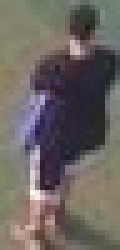
#> input picture person/9999962_00000_d_0000006_17.jpg, 24 x 50 px (shown 5 times larger)
$ python copy-paste_simple.py
#> lines starting #> are read from the running program, lines starting #| are printed output that depends on the picture; after the words box and inside, x2 and y2 are one past the last pixel; in counts of white or black regions, pixels touching at a corner belong together
# Importaciones necesarias
import cv2
import numpy as np

# Leer imágenes
src = cv2.imread("person/9999962_00000_d_0000006_17.jpg")
#> src is the input picture: shape (50, 24, 3); mean B, G, R 96.5, 101.3, 106.5
dst = cv2.imread("images/9999962_00000_d_0000006.jpg")
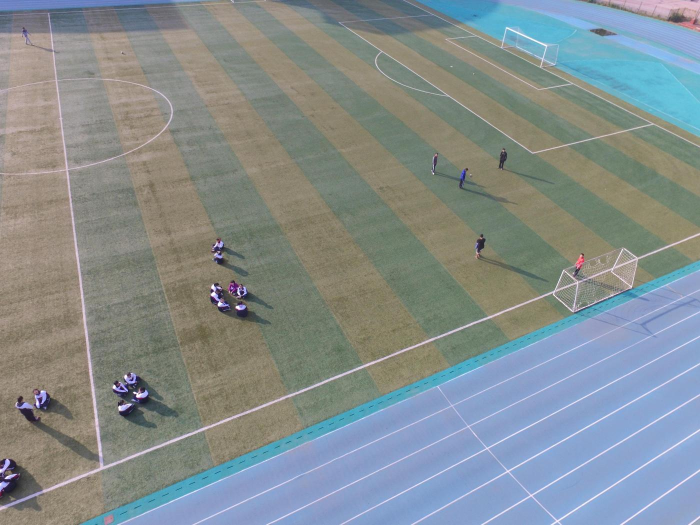
#> input picture images/9999962_00000_d_0000006.jpg, 1400 x 1050 px (shown at 1/2 size)
#> dst is the input picture: shape (1050, 1400, 3); mean B, G, R 142.4, 141.4, 132.7

# Crea una máscara aproximada alrededor del objeto
src_mask = np.zeros(src.shape[:2], dtype=np.uint8)  # Máscara en escala de grises
poly = np.array([
    [0, 0],
    [50, 0],
    [100, 50],
    [0, 100]
], np.int32)

cv2.fillPoly(src_mask, [poly], 255)  # Llenar con blanco (255)
#> src_mask: shape (50, 24); every value is 255

# Posición donde se colocará (esquina superior izquierda)
x_offset = 1056 - src.shape[1]//2  # Centrar horizontalmente
#> x_offset = 1044
y_offset = 728 - src.shape[0]//2   # Centrar verticalmente
#> y_offset = 703

# Asegurar que no se salga de los límites
x_offset = max(0, min(x_offset, dst.shape[1] - src.shape[1]))
y_offset = max(0, min(y_offset, dst.shape[0] - src.shape[0]))

# Crear una copia de la imagen destino
output = dst.copy()

# Aplicar la máscara y pegar la región
for y in range(src.shape[0]):
    for x in range(src.shape[1]):
        if src_mask[y, x] > 0:  # Si el pixel está en la máscara
            if (y + y_offset < dst.shape[0] and x + x_offset < dst.shape[1]):
                output[y + y_offset, x + x_offset] = src[y, x]
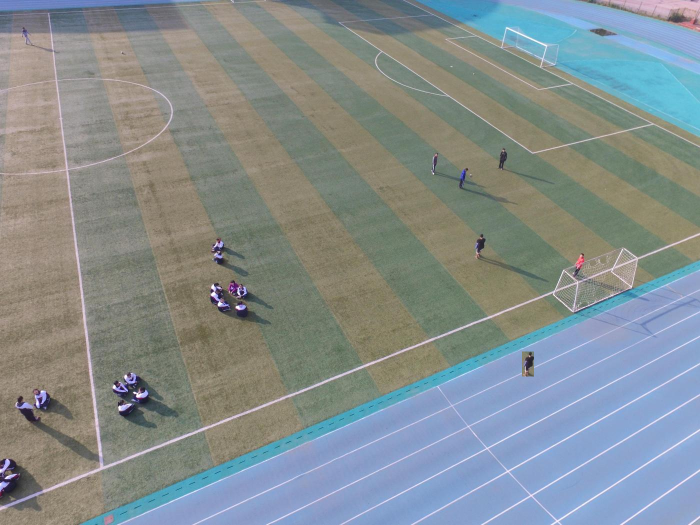
#> output: shape (1050, 1400, 3) (shown at 1/2 size); 0.08% of pixels changed, all inside (x1, y1, x2, y2) = (1044, 703, 1068, 753)

# Guardar resultado
cv2.imwrite("output/0000013_00465_d_0000067_SIMPLE_PASTE.jpg", output)
